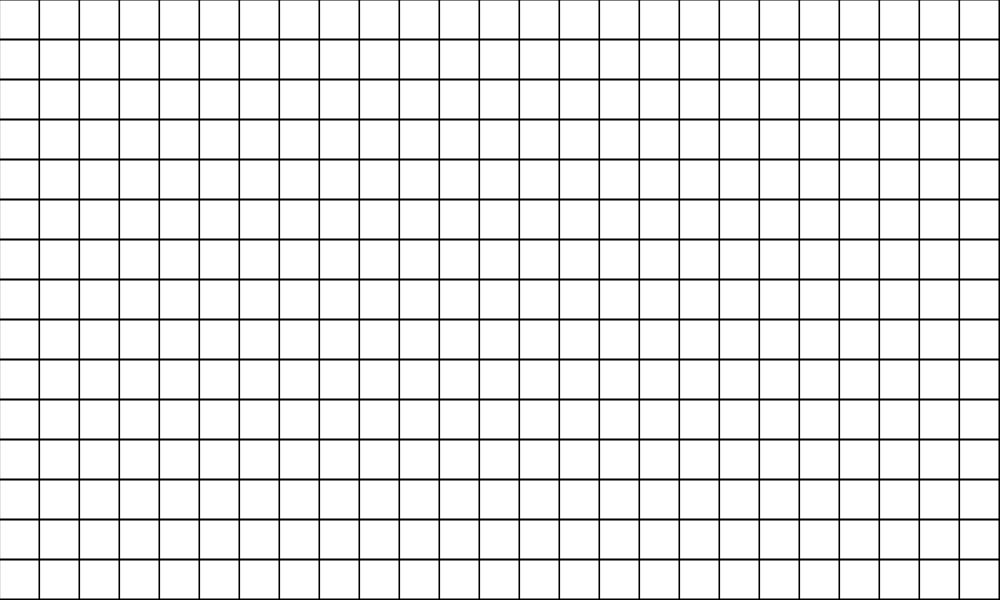
Frame 1 (no input)
Frame 60 (no input): identical to frame 1, image omitted
Frame 120 (the mouse pressed at the canvas centre since frame 60): identical to frame 1, image omitted

The p5.js sketch that drew this single still picture (run headless with seeded random() and noise() and a simulated clock; from frame 60 on, the mouse is pressed at the canvas centre):

// p5.js sketch
// ── sketch.js
let playfield = []
pfWidth = 25
pfHeight = 15

space = 1
fieldWidth = 39
fieldHeight = 39

let callstack = []

document.oncontextmenu = function(){
  return false
}

function setup() {

  createCanvas(pfWidth*(fieldWidth+space), pfHeight*(fieldHeight+space));
  for (let x = 0; x < pfWidth;x++){
    playfield[x] = []
    for (let y = 0; y < pfHeight;y++){
      let bomb = false
      if (random()>0.84) bomb = true;
      playfield[x][y] = new Field(bomb,x*(fieldWidth+space),y*(fieldHeight+space),fieldWidth)
    }
  }

  for(let x = 0; x < pfWidth;x++){
    for(let y = 0;y < pfHeight;y++){
      if(!playfield[x][y].getBomb()){
        playfield[x][y].setNum(getNumberOfBombs(x,y));
      }

      else{
        playfield[x][y].setNum(-1)
      }

    }
  }
}

function draw() {
  background(0);
  
  for(let x = 0; x < playfield.length;x++){
    for(let y = 0; y < playfield[0].length;y++){
      playfield[x][y].display()
    }
  }
}

function getNumberOfBombs(xPos,yPos){
  number = 0;
  for(x = xPos-1; x <= xPos+1;x++){
    for(y = yPos-1; y <= yPos+1;y++){
      if(x != xPos || y != yPos){
        if(x >= 0 && x < pfWidth && y >= 0 && y < pfHeight){
          if(playfield[x][y].getBomb()){
            number++;
          }
        }
      }
    }
  }
  return number
}

function mousePressed(){
  if(mouseX >= 0 && mouseX <= pfWidth*(fieldWidth+space)){
    if(mouseY >= 0 && mouseY <= pfHeight*(fieldHeight+space)){
      x = Math.floor(mouseX/(fieldWidth+space));
      y = Math.floor(mouseY/(fieldHeight+space));

      if(mouseButton === LEFT){
        if(!playfield[x][y].isVisible()){
          playfield[x][y].setVisible(true)
          openField(x,y);
          callstack = []
        }

      }
      else if(mouseButton === RIGHT){
        playfield[x][y].changeFlag();
      }

    }
  }

}

function openField(xPos,yPos){
  callstack.push(xPos.toString()+yPos.toString())
  playfield[xPos][yPos].setVisible(true)

  if(playfield[x][y].getNum() == 0){
    for(let x = xPos-1; x <= xPos+1;x++){
      for(let y = yPos-1;y<=yPos+1;y++){
        if(x != xPos || y != yPos){
          if(x >= 0 && x < pfWidth && y >= 0 && y < pfHeight){
            playfield[x][y].setVisible(true);
            if(playfield[x][y].getNum() == 0){
              if(!callstack.includes(x.toString()+y.toString())){
                callstack.push(xPos.toString()+yPos.toString())
                openField(x,y)
              }
            }
          }
        }
      }
    }
  }
}
/*
function openField(xPos,yPos){
  callstack.push(xPos.toString()+yPos.toString())
  for(let x = xPos-1; x <= xPos+1;x++){
    for(let y = yPos-1; y <= yPos+1;y++){
      if(x != xPos || y != yPos){
        if(x >= 0 && x < pfWidth && y >= 0 && y < pfHeight){
        playfield[x][y].setVisible(true)
          if(playfield[x][y].getNum() <= 0){
            console.log(x,y)
            console.log(callstack)
            if(!callstack.includes(x.toString()+y.toString())){
              openField(x,y)

            }
          }
        }
      }
    }
  }
  
}
*/
// ── field.js
class Field{
  constructor(bomb,x,y,size){
    this.bomb = bomb;
    this.visible = false;
    this.flag = false;
    this.x = x;
    this.y = y;
    this.size = size;
    this.num = 0;
    textSize(this.size)
  }
  
  display(){
    if(!this.visible){
      fill(255)
      rect(this.x,this.y,this.size,this.size)
      if(this.flag){
        fill(255,0,0)
        ellipse(this.x+this.size/2,this.y+this.size/2,this.size/3)
      }
    }
    else{
      fill(255)
      if(this.num != 0){
        text(this.num,this.x+this.size/5,this.y+this.size-this.size/10)
      }
    }
  }
  
  clicked(){

  }
  
  getBomb(){
    return this.bomb
  }
  setBomb(bomb){
    this.bomb = bomb
  }
  isVisible(){
    return this.visible
  }
  setVisible(visible){
    if(!this.bomb){
      this.visible = visible
    }
  }
  setNum(num){
    this.num = num;
  }
  getNum(){
    return this.num
  }
  changeFlag(){
    this.flag = !this.flag
  }
  getFlag(){
    return this.flag
  }
}
// ── style.css
/*html, body {
  margin: 0;
  padding: 0;
}
canvas {
  display: block;
}*/



body{
  background-color: black;
}
canvas{
  position: absolute;
  display: block;
  top: 0;
  left: 0;
  right: 0;
  bottom: 0;
  margin: auto;
  background-color:grey;
}
